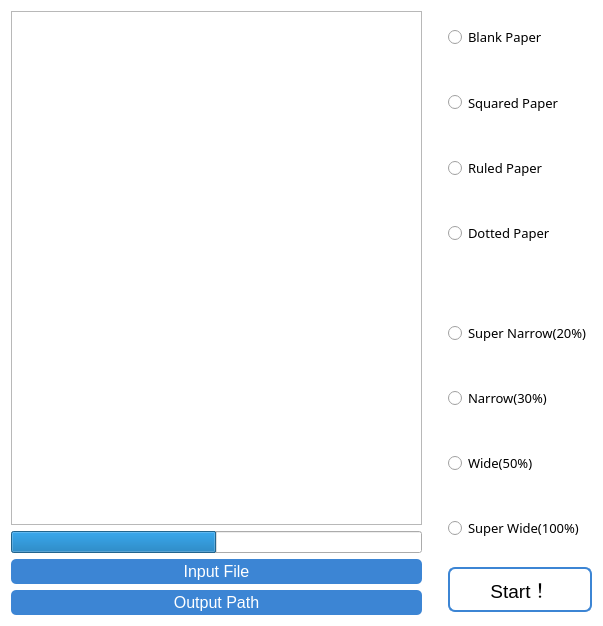
<?xml version="1.0" encoding="UTF-8"?>
<ui version="4.0">
 <class>Form</class>
 <widget class="QWidget" name="Form">
  <property name="enabled">
   <bool>true</bool>
  </property>
  <property name="geometry">
   <rect>
    <x>0</x>
    <y>0</y>
    <width>603</width>
    <height>626</height>
   </rect>
  </property>
  <property name="sizePolicy">
   <sizepolicy hsizetype="Preferred" vsizetype="Preferred">
    <horstretch>0</horstretch>
    <verstretch>0</verstretch>
   </sizepolicy>
  </property>
  <property name="cursor">
   <cursorShape>ArrowCursor</cursorShape>
  </property>
  <property name="windowTitle">
   <string>MarginExpand</string>
  </property>
  <property name="styleSheet">
   <string notr="true">#Form{background-color:#ffffff}
/*按钮的背景颜色和样式*/
#Start{
    color:black;
    border: none;
    background-color:#ffffff;
    border-radius: 5px;
    border:2px solid rgb(60, 133, 212);
	border-radius: 7px;
}




#inputFile{
    color:#ffffff;
    border: none;
    background-color:rgb(60, 133, 212);
    border-radius: 5px;
}
#outputPath{
    color:#ffffff;
    border: none;
    background-color:rgb(60, 133, 212);
    border-radius: 5px;
}

/*按钮的悬停框效果*/
#blankpaper:hover{
    border:2px solid rgb(85, 170, 255);
	border-radius: 7px;
}
#blankpaper:checked{
    border:2px solid rgb(85, 170, 255);
	border-radius: 7px;
}

#ruled_paper:hover{
    border:2px solid rgb(85, 170, 255);
	border-radius: 7px;
}
#ruled_paper:checked{
    border:2px solid rgb(85, 170, 255);
	border-radius: 7px;
}

#squredpaper:hover{
    border:2px solid rgb(85, 170, 255);
	border-radius: 7px;
}
#squredpaper:checked{
    border:2px solid rgb(85, 170, 255);
	border-radius: 7px;
}

#dotted_paper:hover{
    border:2px solid rgb(85, 170, 255);
	border-radius: 7px;
}
#dotted_paper:checked{
    border:2px solid rgb(85, 170, 255);
	border-radius: 7px;
}

#SuperNarrow:hover{
    border:2px solid rgb(85, 170, 255);
	border-radius: 7px;
}
#SuperNarrow:checked{
    border:2px solid rgb(85, 170, 255);
	border-radius: 7px;
}


#Narrow:hover{
    border:2px solid rgb(85, 170, 255);
	border-radius: 7px;
}
#Narrow:checked{
    border:2px solid rgb(85, 170, 255);
	border-radius: 7px;
}


#Wide:hover{
    border:2px solid rgb(85, 170, 255);
	border-radius: 7px;
}
#Wide:checked{
    border:2px solid rgb(85, 170, 255);
	border-radius: 7px;
}

#SuperWide:hover{
    border:2px solid rgb(85, 170, 255);
	border-radius: 7px;
}
#SuperWide:checked{
    border:2px solid rgb(60, 133, 212);
	border-radius: 7px;
}





</string>
  </property>
  <layout class="QHBoxLayout" name="horizontalLayout">
   <item>
    <layout class="QVBoxLayout" name="verticalLayout_4" stretch="0,0,2,2">
     <item>
      <widget class="QTextBrowser" name="textBoard">
       <property name="font">
        <font>
         <family>Arial</family>
         <pointsize>12</pointsize>
        </font>
       </property>
       <property name="frameShape">
        <enum>QFrame::StyledPanel</enum>
       </property>
      </widget>
     </item>
     <item>
      <widget class="QProgressBar" name="progressBar">
       <property name="sizePolicy">
        <sizepolicy hsizetype="Expanding" vsizetype="Preferred">
         <horstretch>0</horstretch>
         <verstretch>0</verstretch>
        </sizepolicy>
       </property>
       <property name="value">
        <number>50</number>
       </property>
       <property name="textVisible">
        <bool>false</bool>
       </property>
       <property name="invertedAppearance">
        <bool>false</bool>
       </property>
      </widget>
     </item>
     <item>
      <widget class="QPushButton" name="inputFile">
       <property name="sizePolicy">
        <sizepolicy hsizetype="Minimum" vsizetype="Minimum">
         <horstretch>0</horstretch>
         <verstretch>0</verstretch>
        </sizepolicy>
       </property>
       <property name="maximumSize">
        <size>
         <width>16777215</width>
         <height>25</height>
        </size>
       </property>
       <property name="font">
        <font>
         <family>Arial</family>
         <pointsize>12</pointsize>
        </font>
       </property>
       <property name="text">
        <string>Input File</string>
       </property>
      </widget>
     </item>
     <item>
      <widget class="QPushButton" name="outputPath">
       <property name="sizePolicy">
        <sizepolicy hsizetype="Minimum" vsizetype="Minimum">
         <horstretch>0</horstretch>
         <verstretch>0</verstretch>
        </sizepolicy>
       </property>
       <property name="maximumSize">
        <size>
         <width>16777215</width>
         <height>25</height>
        </size>
       </property>
       <property name="font">
        <font>
         <family>Arial</family>
         <pointsize>12</pointsize>
         <weight>50</weight>
         <bold>false</bold>
        </font>
       </property>
       <property name="text">
        <string>Output Path</string>
       </property>
      </widget>
     </item>
    </layout>
   </item>
   <item>
    <spacer name="horizontalSpacer">
     <property name="orientation">
      <enum>Qt::Horizontal</enum>
     </property>
     <property name="sizeType">
      <enum>QSizePolicy::Fixed</enum>
     </property>
     <property name="sizeHint" stdset="0">
      <size>
       <width>20</width>
       <height>20</height>
      </size>
     </property>
    </spacer>
   </item>
   <item>
    <layout class="QVBoxLayout" name="verticalLayout_3" stretch="5,0,5,3,0">
     <property name="spacing">
      <number>13</number>
     </property>
     <item>
      <layout class="QVBoxLayout" name="verticalLayout_2" stretch="1,1,1,1">
       <item>
        <widget class="QRadioButton" name="blankpaper">
         <property name="sizePolicy">
          <sizepolicy hsizetype="Preferred" vsizetype="Preferred">
           <horstretch>0</horstretch>
           <verstretch>0</verstretch>
          </sizepolicy>
         </property>
         <property name="font">
          <font>
           <family>微软雅黑</family>
           <pointsize>10</pointsize>
          </font>
         </property>
         <property name="text">
          <string>Blank Paper</string>
         </property>
         <attribute name="buttonGroup">
          <string notr="true">buttonGroup_style</string>
         </attribute>
        </widget>
       </item>
       <item>
        <widget class="QRadioButton" name="squredpaper">
         <property name="sizePolicy">
          <sizepolicy hsizetype="Preferred" vsizetype="Preferred">
           <horstretch>0</horstretch>
           <verstretch>0</verstretch>
          </sizepolicy>
         </property>
         <property name="maximumSize">
          <size>
           <width>16777215</width>
           <height>16777215</height>
          </size>
         </property>
         <property name="font">
          <font>
           <family>微软雅黑</family>
           <pointsize>10</pointsize>
          </font>
         </property>
         <property name="mouseTracking">
          <bool>true</bool>
         </property>
         <property name="tabletTracking">
          <bool>false</bool>
         </property>
         <property name="contextMenuPolicy">
          <enum>Qt::DefaultContextMenu</enum>
         </property>
         <property name="acceptDrops">
          <bool>false</bool>
         </property>
         <property name="layoutDirection">
          <enum>Qt::LeftToRight</enum>
         </property>
         <property name="autoFillBackground">
          <bool>false</bool>
         </property>
         <property name="text">
          <string>Squared Paper</string>
         </property>
         <property name="iconSize">
          <size>
           <width>111</width>
           <height>50</height>
          </size>
         </property>
         <property name="checkable">
          <bool>true</bool>
         </property>
         <attribute name="buttonGroup">
          <string notr="true">buttonGroup_style</string>
         </attribute>
        </widget>
       </item>
       <item>
        <widget class="QRadioButton" name="ruled_paper">
         <property name="sizePolicy">
          <sizepolicy hsizetype="Preferred" vsizetype="Preferred">
           <horstretch>0</horstretch>
           <verstretch>0</verstretch>
          </sizepolicy>
         </property>
         <property name="font">
          <font>
           <family>微软雅黑</family>
           <pointsize>10</pointsize>
           <weight>50</weight>
           <bold>false</bold>
          </font>
         </property>
         <property name="text">
          <string>Ruled Paper</string>
         </property>
         <attribute name="buttonGroup">
          <string notr="true">buttonGroup_style</string>
         </attribute>
        </widget>
       </item>
       <item>
        <widget class="QRadioButton" name="dotted_paper">
         <property name="sizePolicy">
          <sizepolicy hsizetype="Preferred" vsizetype="Preferred">
           <horstretch>0</horstretch>
           <verstretch>0</verstretch>
          </sizepolicy>
         </property>
         <property name="font">
          <font>
           <family>微软雅黑</family>
           <pointsize>10</pointsize>
          </font>
         </property>
         <property name="text">
          <string>Dotted Paper</string>
         </property>
         <attribute name="buttonGroup">
          <string notr="true">buttonGroup_style</string>
         </attribute>
        </widget>
       </item>
      </layout>
     </item>
     <item>
      <spacer name="verticalSpacer">
       <property name="orientation">
        <enum>Qt::Vertical</enum>
       </property>
       <property name="sizeType">
        <enum>QSizePolicy::Preferred</enum>
       </property>
       <property name="sizeHint" stdset="0">
        <size>
         <width>20</width>
         <height>35</height>
        </size>
       </property>
      </spacer>
     </item>
     <item>
      <layout class="QVBoxLayout" name="verticalLayout">
       <item>
        <widget class="QRadioButton" name="SuperNarrow">
         <property name="enabled">
          <bool>true</bool>
         </property>
         <property name="sizePolicy">
          <sizepolicy hsizetype="Preferred" vsizetype="Preferred">
           <horstretch>0</horstretch>
           <verstretch>0</verstretch>
          </sizepolicy>
         </property>
         <property name="font">
          <font>
           <family>微软雅黑</family>
           <pointsize>10</pointsize>
          </font>
         </property>
         <property name="tabletTracking">
          <bool>false</bool>
         </property>
         <property name="text">
          <string>Super Narrow(20%)</string>
         </property>
         <attribute name="buttonGroup">
          <string notr="true">buttonGroup_size</string>
         </attribute>
        </widget>
       </item>
       <item>
        <widget class="QRadioButton" name="Narrow">
         <property name="sizePolicy">
          <sizepolicy hsizetype="Minimum" vsizetype="Preferred">
           <horstretch>0</horstretch>
           <verstretch>0</verstretch>
          </sizepolicy>
         </property>
         <property name="font">
          <font>
           <family>微软雅黑</family>
           <pointsize>10</pointsize>
          </font>
         </property>
         <property name="text">
          <string>Narrow(30%)</string>
         </property>
         <attribute name="buttonGroup">
          <string notr="true">buttonGroup_size</string>
         </attribute>
        </widget>
       </item>
       <item>
        <widget class="QRadioButton" name="Wide">
         <property name="sizePolicy">
          <sizepolicy hsizetype="Minimum" vsizetype="Preferred">
           <horstretch>0</horstretch>
           <verstretch>0</verstretch>
          </sizepolicy>
         </property>
         <property name="font">
          <font>
           <family>微软雅黑</family>
           <pointsize>10</pointsize>
          </font>
         </property>
         <property name="text">
          <string>Wide(50%)</string>
         </property>
         <attribute name="buttonGroup">
          <string notr="true">buttonGroup_size</string>
         </attribute>
        </widget>
       </item>
       <item>
        <widget class="QRadioButton" name="SuperWide">
         <property name="sizePolicy">
          <sizepolicy hsizetype="Minimum" vsizetype="Preferred">
           <horstretch>0</horstretch>
           <verstretch>0</verstretch>
          </sizepolicy>
         </property>
         <property name="font">
          <font>
           <family>微软雅黑</family>
           <pointsize>10</pointsize>
          </font>
         </property>
         <property name="text">
          <string>Super Wide(100%)</string>
         </property>
         <attribute name="buttonGroup">
          <string notr="true">buttonGroup_size</string>
         </attribute>
        </widget>
       </item>
      </layout>
     </item>
     <item>
      <widget class="QPushButton" name="Start">
       <property name="sizePolicy">
        <sizepolicy hsizetype="Fixed" vsizetype="Fixed">
         <horstretch>0</horstretch>
         <verstretch>0</verstretch>
        </sizepolicy>
       </property>
       <property name="maximumSize">
        <size>
         <width>200</width>
         <height>45</height>
        </size>
       </property>
       <property name="font">
        <font>
         <family>Arial</family>
         <pointsize>14</pointsize>
        </font>
       </property>
       <property name="text">
        <string>Start！</string>
       </property>
      </widget>
     </item>
     <item>
      <spacer name="verticalSpacer_2">
       <property name="orientation">
        <enum>Qt::Vertical</enum>
       </property>
       <property name="sizeType">
        <enum>QSizePolicy::Fixed</enum>
       </property>
       <property name="sizeHint" stdset="0">
        <size>
         <width>20</width>
         <height>3</height>
        </size>
       </property>
      </spacer>
     </item>
    </layout>
   </item>
  </layout>
 </widget>
 <resources/>
 <connections/>
 <buttongroups>
  <buttongroup name="buttonGroup_size">
   <property name="exclusive">
    <bool>true</bool>
   </property>
  </buttongroup>
  <buttongroup name="buttonGroup_style"/>
 </buttongroups>
</ui>
